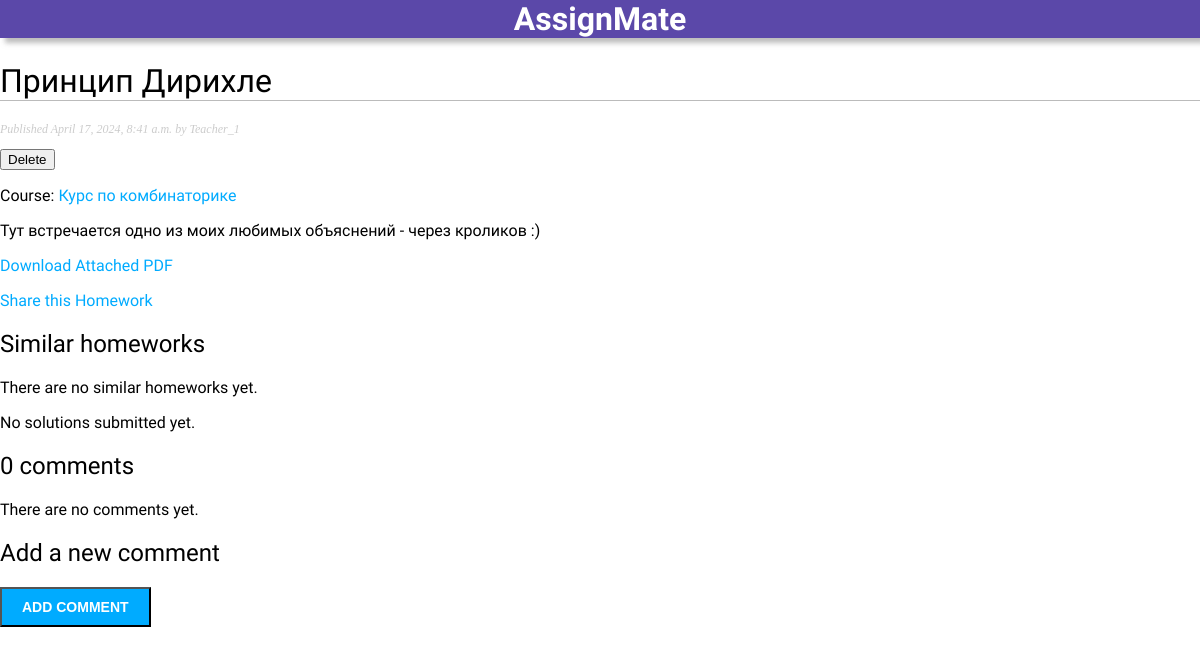
The page /2024/4/17/princip-dirihle/ (signed in) on the database its author committed.
### assign/models.py (models this page shows, shortened)
class Homework(models.Model):
    class Status(models.TextChoices):
        DRAFT = 'DF', 'Draft'
        PUBLISHED = 'PB', 'Published'
    title = models.CharField(max_length=250)
    slug = models.SlugField(max_length=250,
                            unique_for_date='publish')
    author = models.ForeignKey(User,
                               on_delete=models.CASCADE,
                               limit_choices_to={'profile__role': 'teacher'},
                               related_name='assign_homeworks')
    course = models.ForeignKey(Course, on_delete=models.CASCADE, related_name='homeworks', null=True, blank=True)
    body = models.TextField()
    pdf = models.FileField(upload_to=upload_to, null=True, blank=True)
    publish = models.DateTimeField(default=timezone.now)  # поле дата публикации
    created = models.DateTimeField(auto_now_add=True)  # поле дата создания
    updated = models.DateTimeField(auto_now=True)  # поле дата изменения
    status = models.CharField(max_length=2,
                              choices=Status.choices,
                              default=Status.PUBLISHED)
    tags = TaggableManager()
    objects = models.Manager() # менеджер, применяемый по умолчанию
    published = PublishedManager() # конкретно-прикладной менеджер
    class Meta: #класс определяет метаданные модели.
        ordering = ['-publish'] #сортировка
        indexes = [
            models.Index(fields=['-publish']), #индексация
        ]

class Course(models.Model):
    class Status(models.TextChoices):
        DRAFT = 'DF', 'Draft'
        PUBLISHED = 'PB', 'Published'
    title = models.CharField(max_length=250)
    slug = models.SlugField(max_length=250,
                            unique_for_month="publish")
    creator = models.ForeignKey(
        User,
        on_delete=models.CASCADE,
        related_name='created_courses',  # Уникальное имя для обратной связи
        limit_choices_to={'profile__role': 'teacher'},
        null=True,
        blank=True
    )
    publish = models.DateTimeField(default=timezone.now)  # поле дата публикации
    status = models.CharField(max_length=2,
                              choices=Status.choices,
                              default=Status.DRAFT)
    class Meta:  # класс определяет метаданные модели.
        ordering = ['-publish']  # сортировка
        indexes = [
            models.Index(fields=['-publish']),  # индексация
        ]

### assign/views.py (the view)
@login_required
def homework_detail(request, year, month, day, homework_slug):
    homework = get_object_or_404(Homework, slug=homework_slug,
                                 publish__year=year, publish__month=month, publish__day=day)
    if not (homework.course.creator == request.user or Enrollment.objects.filter(course=homework.course,
                                                                                 student=request.user).exists()):
        raise Http404("You do not have permission to view this homework.")
    if is_teacher(request.user):
        solutions = homework.solutions.all()
    else:
        solutions = homework.solutions.filter(student=request.user)
    can_submit_solution = is_student(request.user) and not solutions.exists()
    comments = homework.comments.filter(active=True)
    new_comment = None
    if request.method == 'POST':
        comment_form = CommentForm(data=request.POST)
        if comment_form.is_valid():
            new_comment = comment_form.save(commit=False)
            new_comment.homework = homework
            new_comment.save()
    else:
        comment_form = CommentForm()
    return render(request, 'assign/homework/detail.html', {
        'homework': homework,
        'comments': comments,
        'new_comment': new_comment,
        'comment_form': comment_form,
        'can_submit_solution': can_submit_solution,
        'solutions': solutions
    })

### assign/forms.py
class CommentForm(forms.ModelForm):
    class Meta:
        model = Comment
        fields = ['name', 'email', 'body']

### assign/templatetags/assign_tags.py (called while the page is built)
@register.filter(name='markdown')
def markdown_format(text):
    return mark_safe(markdown.markdown(text))

### assign/views.py (called while the page is built)
def is_student(user):
    return hasattr(user, 'profile') and user.profile.role == 'student'

def is_teacher(user):
    return hasattr(user, 'profile') and user.profile.role == 'teacher'

### templates/assign/homework/detail.html (shortened to what this page needs)
{% extends "assign/base.html" %}
{% load assign_tags %}
{% block content %}
<h1>{{ homework.title }}</h1>
<p class="date">
    Published {{ homework.publish }} by {{ homework.author }}
</p>
{% if request.user == homework.author or request.user.is_staff %}
    <form method="post" action="{% url 'assign:delete_homework' homework.id %}">
    <button type="submit">Delete</button>
    </form>
{% endif %}
<p>
    Course: <a href="{% url 'assign:course_detail' pk=homework.course.id %}">{{ homework.course.title }}</a>
</p>
{{ homework.body|markdown }}
{% if homework.pdf %}
    <p><a href="{{ homework.pdf.url }}" target="_blank">Download Attached PDF</a></p>
{% else %}
    <p>No attached PDF.</p>
{% endif %}
<p><a href="{% url 'assign:homework_share' homework.id %}">Share this Homework</a></p>
<h2>Similar homeworks</h2>
{% for homework in similar_homeworks %}
    <p><a href="{{ homework.get_absolute_url }}">{{ homework.title }}</a></p>
{% empty %}
    <p>There are no similar homeworks yet.</p>
{% endfor %}
{% if solutions %}
    <h3>Submitted Solutions</h3>
    <ul>
    {% for solution in solutions %}
        <li>
            {{ solution.student.username }}'s solution:
            <div>
                <div class="preformatted-text">{{ solution.answer_text|markdown }}</div>
                {% if solution.answer_pdf %}
                    <a href="{{ solution.answer_pdf.url }}">Download PDF</a>
                {% endif %}
                {% if solution.grade or solution.teacher_comment %}
                    <p>Grade: {{ solution.grade|default:"Not graded yet" }}</p>
                    <p>Teacher's Comment: {{ solution.teacher_comment|default:"No comment" }}</p>
                {% endif %}
                {% if is_teacher %}
                    <a href="{% url 'assign:review_homework' solution.id %}">Review Solution</a>
                {% endif %}
            </div>
        </li>
    {% endfor %}
    </ul>
{% else %}
    <p>No solutions submitted yet.</p>
{% endif %}
{% with comments.count as total_comments %}
    <h2>{{ total_comments }} comment{{ total_comments|pluralize }}</h2>
{% endwith %}
{% for comment in comments %}
    <div class="comment">
        <p class="info">Comment {{ forloop.counter }} by {{ comment.name }} on {{ comment.created }}</p>
        {{ comment.body|linebreaks }}
    </div>
{% empty %}
    <p>There are no comments yet.</p>
{% endfor %}
{% include "assign/homework/includes/comment_form.html" %}
{% endblock %}

### assign/static/css/styles.css (style rules this page uses)
body { margin: 0; padding: 0; font-family: "Raleway"; }
a { color: #00abff; text-decoration: none; }
h1 { font-weight: normal; border-bottom: 1px solid #bbb; }
h2 { font-weight: normal; }
p.date { color: #ccc; font-family: georgia, serif; font-size: 12px; font-style: italic; }

### rows shown on the page
Homework: title "Принцип Дирихле", publish "April 17, 2024, 8:41 a.m.", author "Teacher_1", course "Курс по комбинаторике", body "Тут встречается одно из моих любимых объяснений - через кроликов :)"

### other values the page prints
{{ total_comments }} "0"
